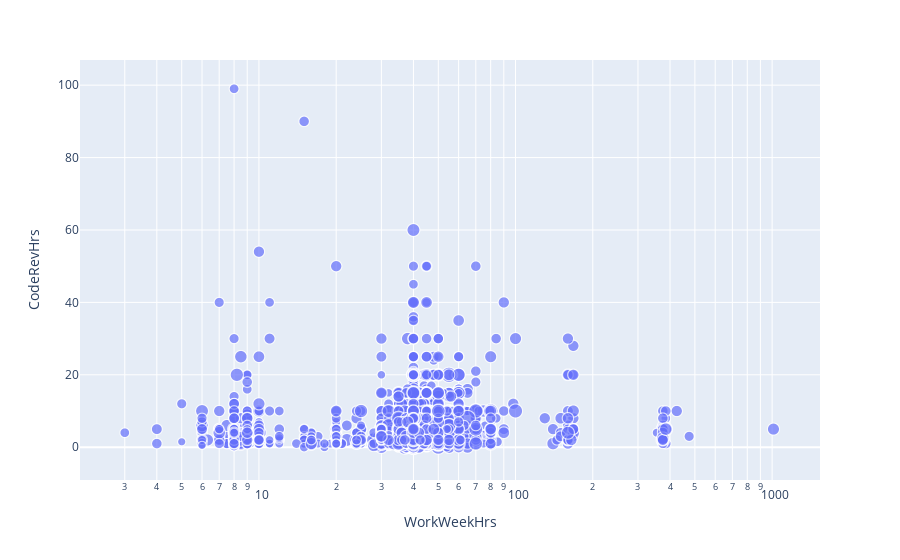

The notebook cell this image was saved under:
### Markdown cell above
Create a bubble plot of `WorkWeekHrs` and `CodeRevHrs`, use `Age` column as bubble size.

### Code cell
# your code goes here
QUERY = '''
SELECT Age, WorkWeekHrs, CodeRevHrs
FROM master
'''
df = pd.read_sql_query(QUERY,conn)
df.dropna(inplace=True)
fig = px.scatter(df, x='WorkWeekHrs', y='CodeRevHrs', size='Age', log_x=True, size_max=20)
fig.show()

### Figure 1 — Plotly figure (JSON) as saved in the notebook; plotly's stock layout.template omitted (floating-point values rounded to 4 significant figures; data arrays with more than 128 entries replaced by an {"elided": "..."} marker saying what was removed)
{"data": [{"hovertemplate": "WorkWeekHrs=%{x}<br>CodeRevHrs=%{y}<br>Age=%{marker.size}<extra></extra>", "legendgroup": "", "marker": {"color": "#636efa", "size": {"elided": "8669 int values"}, "sizemode": "area", "sizeref": 0.2475, "symbol": "circle"}, "mode": "markers", "name": "", "showlegend": false, "type": "scattergl", "x": {"elided": "8669 float values"}, "xaxis": "x", "y": {"elided": "8669 float values"}, "yaxis": "y"}], "layout": {"autosize": true, "legend": {"itemsizing": "constant", "tracegroupgap": 0}, "margin": {"t": 60}, "xaxis": {"anchor": "y", "autorange": true, "domain": [0, 1], "range": [0.3178, 3.168], "title": {"text": "WorkWeekHrs"}, "type": "log"}, "yaxis": {"anchor": "x", "autorange": true, "domain": [0, 1], "range": [-10.41, 107.9], "title": {"text": "CodeRevHrs"}, "type": "linear"}}}
